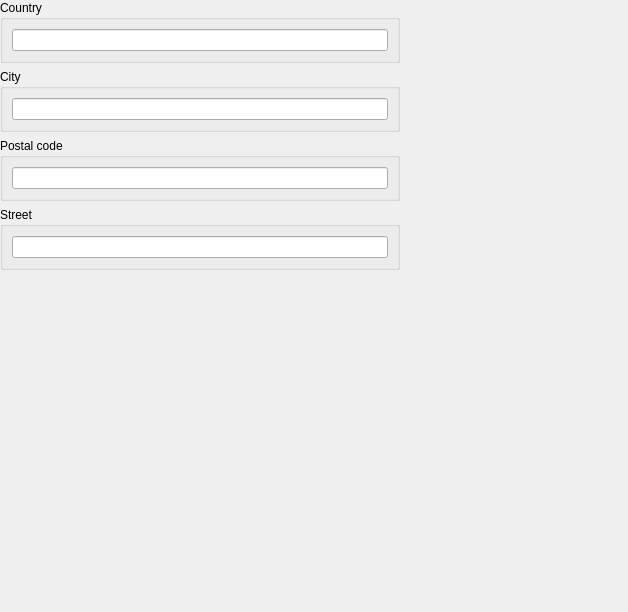
<?xml version="1.0" encoding="UTF-8"?>
<ui version="4.0">
 <class>CAddressEditorComp</class>
 <widget class="QWidget" name="CAddressEditorComp">
  <property name="geometry">
   <rect>
    <x>0</x>
    <y>0</y>
    <width>628</width>
    <height>612</height>
   </rect>
  </property>
  <property name="windowTitle">
   <string>Edit Addresses</string>
  </property>
  <property name="styleSheet">
   <string notr="true"/>
  </property>
  <layout class="QVBoxLayout" name="verticalLayout">
   <property name="leftMargin">
    <number>0</number>
   </property>
   <property name="topMargin">
    <number>0</number>
   </property>
   <property name="rightMargin">
    <number>0</number>
   </property>
   <property name="bottomMargin">
    <number>0</number>
   </property>
   <item>
    <widget class="QGroupBox" name="CountryGroup">
     <property name="maximumSize">
      <size>
       <width>400</width>
       <height>16777215</height>
      </size>
     </property>
     <property name="title">
      <string>Country</string>
     </property>
     <layout class="QVBoxLayout" name="verticalLayout_4">
      <item>
       <widget class="QLineEdit" name="CountryEdit"/>
      </item>
     </layout>
    </widget>
   </item>
   <item>
    <widget class="QGroupBox" name="CityGroup">
     <property name="maximumSize">
      <size>
       <width>400</width>
       <height>16777215</height>
      </size>
     </property>
     <property name="title">
      <string>City</string>
     </property>
     <layout class="QVBoxLayout" name="verticalLayout_3">
      <item>
       <widget class="QLineEdit" name="CityEdit"/>
      </item>
     </layout>
    </widget>
   </item>
   <item>
    <widget class="QGroupBox" name="PostalCodeGroup">
     <property name="maximumSize">
      <size>
       <width>400</width>
       <height>16777215</height>
      </size>
     </property>
     <property name="title">
      <string>Postal code</string>
     </property>
     <layout class="QVBoxLayout" name="verticalLayout_2">
      <item>
       <widget class="QLineEdit" name="PostalCodeEdit"/>
      </item>
     </layout>
    </widget>
   </item>
   <item>
    <widget class="QGroupBox" name="StreetGroup">
     <property name="maximumSize">
      <size>
       <width>400</width>
       <height>16777215</height>
      </size>
     </property>
     <property name="title">
      <string>Street</string>
     </property>
     <layout class="QVBoxLayout" name="verticalLayout_5">
      <item>
       <widget class="QLineEdit" name="StreetEdit"/>
      </item>
     </layout>
    </widget>
   </item>
   <item>
    <spacer name="verticalSpacer">
     <property name="orientation">
      <enum>Qt::Vertical</enum>
     </property>
     <property name="sizeHint" stdset="0">
      <size>
       <width>20</width>
       <height>40</height>
      </size>
     </property>
    </spacer>
   </item>
  </layout>
 </widget>
 <resources>
  <include location="../imtgui/imtgui.qrc"/>
 </resources>
 <connections/>
</ui>
